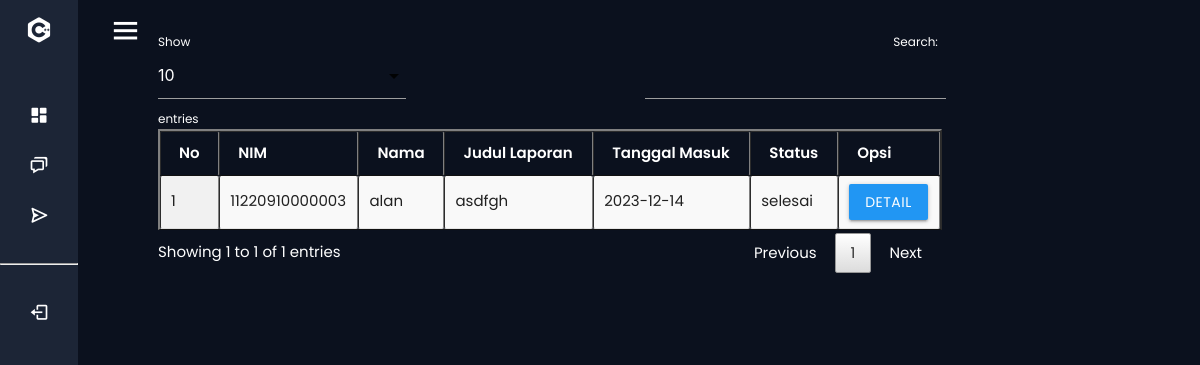
/mahasiswa/ (signed in), run on the app's committed database.
### tables this page shows
CREATE TABLE `pengaduan` (
  `id_pengaduan` int(5) NOT NULL,
  `tgl_pengaduan` varchar(20) NOT NULL,
  `nim` varchar(16) NOT NULL,
  `judul` varchar(40) NOT NULL,
  `isi_laporan` text NOT NULL,
  `foto` varchar(255) NOT NULL,
  `status` enum('proses','selesai','ditolak') NOT NULL
);

CREATE TABLE `mahasiswa` (
  `nim` varchar(16) NOT NULL,
  `email` varchar(255) NOT NULL,
  `nama` varchar(35) NOT NULL,
  `username` varchar(25) NOT NULL,
  `password` varchar(255) NOT NULL,
  `telp` varchar(13) NOT NULL,
  `verif` int(11) NOT NULL
);

### mahasiswa/dashboard.php (the view, shortened to what this page needs)
<table id="example" class="display responsive-table" border="2" style="width: 100%;">
			<thead>
              <tr>
				<th>No</th>
				<th>NIM</th>
				<th>Nama</th>
				<th>Judul Laporan</th>
				<th>Tanggal Masuk</th>
				<th>Status</th>
				<th>Opsi</th>
              </tr>
          </thead>
				<?php
					$no=1;
					$pengaduan = mysqli_query($koneksi,"SELECT * FROM pengaduan INNER JOIN mahasiswa ON pengaduan.nim=mahasiswa.nim INNER JOIN tanggapan ON pengaduan.id_pengaduan=tanggapan.id_pengaduan INNER JOIN petugas ON tanggapan.id_petugas=petugas.id_petugas WHERE pengaduan.nim='".$_SESSION['data']['nim']."' ORDER BY pengaduan.id_pengaduan DESC");
					while ($r=mysqli_fetch_assoc($pengaduan)) { ?>
					<tr>
						<td><?php echo $no++; ?></td>
						<td><?php echo $r['nim']; ?></td>
						<td><?php echo $r['nama']; ?></td>
						<td><?php echo $r['judul']; ?></td>
						<td><?php echo $r['tgl_pengaduan']; ?></td>
						<td><?php echo $r['status']; ?></td>
						<td>
							<a class="btn blue modal-trigger" href="#tanggapan&id_pengaduan=<?php echo $r['id_pengaduan'] ?>">DETAIL</a>
					</tr>
				<?php	}
				 ?>
</table>

### css/style.css (style rules this page uses)
* { margin: 0; padding: 0; box-sizing: border-box; font-family: 'Poppins', sans-serif; }

### data on the page
pengaduan: mahasiswa.nim "11220910000003", mahasiswa.nama "alan", judul "asdfgh", tgl_pengaduan "2023-12-14", status "selesai"
